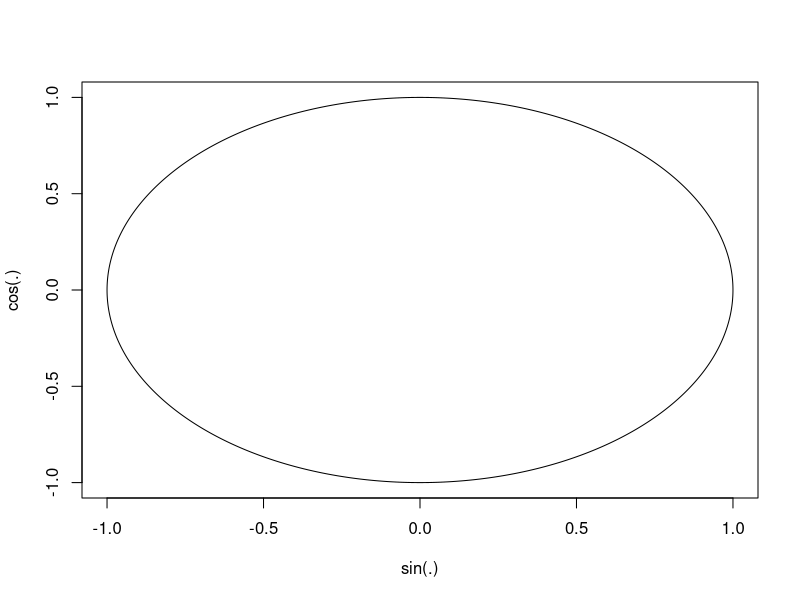
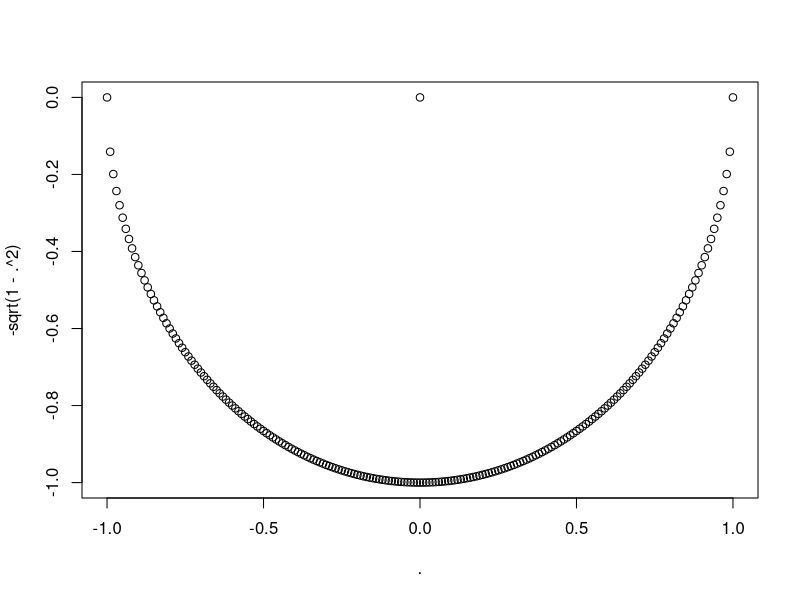

These figures' R source, in order:
library(tidyverse)
fak3<-\(n){ifelse(n<=1, 1, n*fak3(n-1))}
1:5 %>% fak3()

# vaje 5 B
{-360:360/360*pi} %>% {plot(sin(.), cos(.), type='l')}
{-100:100/100} %>% plot(.,-sqrt(1-.^2)) # je omejeno na pol kroga

incircle <- function(x,y){x^2 + y^2 <= 1}
incircle(1,1)
{0:10/10} %>% points(.,.)
{0:10/10} %>% incircle(.,.)

nrt <- \(x, n=2){x^(1/n)}
nrt(4)
nrt(8,3)
nrt(81,4)

# C
minMat <- \(m) {apply(m, 2, min)}
matrix(1:9, 3, 3) %>% minMat()

minolovec <- \(nrow, ncol, nmines=floor(nrow*ncol/5)){
  c(rep(T, nmines), rep(F, ncol*nrow-nmines)) %>% sample() %>% matrix(nrow, ncol) %>%
    tryCatch(error = \(x){message("Podatki so nesmiselni."); NaN})
}
minolovec(3,4)
minolovec(6,6,30)
minolovec(3,3,90)

# D
tapply(1:10, rep(c('a','b'),5), sum)
tapply(iris[,1], iris$Species, mean)
apply(iris[,-ncol(iris)], 2, \(x){
  tapply(x, iris$Species, mean)
})
aggr2 <- \(vekt, df, funk) {
  sapply(df, \(x){tapply(x, vekt, funk)})
}
aggr2(iris[,5], iris[,-5], mean)

inputdf<-data.frame(From=c("colour","lift","centre"), To=c("color","elevator","center"),stringsAsFactors=F)
inputstring<-"In the centre of the lift there was a banana"
translate <- \(str, df){
  str %>% str_split(" |\n")  %>% unlist() %>% {.==inputdf[2,1]}
 }

inputstring %>% str_split(" |\n")  %>% unlist() %>% {sapply(inputdf[,1], \(x){x==.})}


